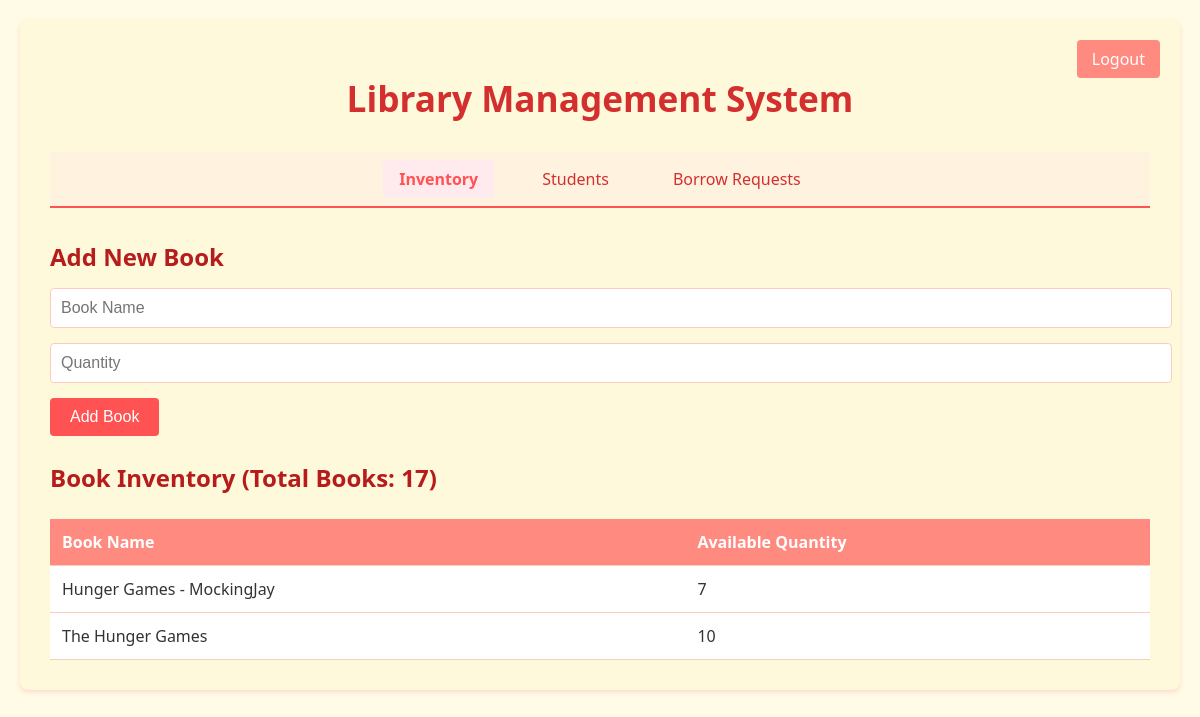
The page /admin/inventory (signed in) on the database its author committed.
### models/models.py (models this page shows)
class Book(db.Model):
    id = db.Column(db.Integer, primary_key=True)
    name = db.Column(db.String(200), nullable=False)
    quantity = db.Column(db.Integer, default=1)
    borrowings = db.relationship('Borrowing', backref='book', lazy=True)

### app.py (the view)
@app.route('/admin/inventory')
def admin_inventory():
    if 'admin_id' not in session:
        return redirect(url_for('login'))
    books = Book.query.all()
    total_books = sum(book.quantity for book in books)
    return render_template('admin_inventory.html',
                         books=books,
                         total_books=total_books,
                         active_page='inventory')

### templates/admin_inventory.html
{% extends "admin_base.html" %}
{% block admin_content %}
<div class="admin-dashboard">
    <section class="add-book-section">
        <h2>Add New Book</h2>
        <form method="POST" action="{{ url_for('add_book') }}" class="add-book-form">
            <div class="form-group">
                <input type="text" name="name" placeholder="Book Name" required class="form-control">
            </div>
            <div class="form-group">
                <input type="number" name="quantity" placeholder="Quantity" required min="1" class="form-control">
            </div>
            <button type="submit" class="btn btn-primary">Add Book</button>
        </form>
    </section>
    <section class="inventory-section">
        <h2>Book Inventory (Total Books: {{ total_books }})</h2>
        <div class="table-responsive">
            <table class="table">
                <thead>
                    <tr>
                        <th>Book Name</th>
                        <th>Available Quantity</th>
                    </tr>
                </thead>
                <tbody>
                    {% for book in books %}
                    <tr>
                        <td>{{ book.name }}</td>
                        <td>{{ book.quantity }}</td>
                    </tr>
                    {% else %}
                    <tr>
                        <td colspan="2" class="text-center">No books in inventory</td>
                    </tr>
                    {% endfor %}
                </tbody>
            </table>
        </div>
    </section>
</div>
{% endblock %}

### static/style.css (style rules this page uses)
body { font-family: 'Segoe UI', Tahoma, Geneva, Verdana, sans-serif; margin: 0; padding: 20px; background-color: #fffbe6; color: #333; }
h2 { color: #b71c1c; margin: 25px 0 15px; font-size: 1.5em; }
.form-group { margin-bottom: 15px; }
.form-control { width: 100%; padding: 10px; border: 1px solid #ffccbc; border-radius: 4px; font-size: 16px; transition: border-color 0.3s ease; background-color: white; }
.btn { padding: 10px 20px; border: none; border-radius: 4px; cursor: pointer; font-size: 16px; transition: background-color 0.3s ease; text-decoration: none; display: inline-block; }
.btn-primary { background-color: #ff5252; color: white; }
.table-responsive { overflow-x: auto; }
.table { width: 100%; border-collapse: collapse; margin-top: 10px; background-color: white; }
.table th, .table td { padding: 12px; text-align: left; border-bottom: 1px solid #ffccbc; }
.table th { background-color: #ff8a80; color: white; font-weight: 600; }

### rows shown on the page
Book: name "Hunger Games - MockingJay", quantity "7"
Book: name "The Hunger Games", quantity "10"

### other values the page prints
{{ total_books }} "17"
